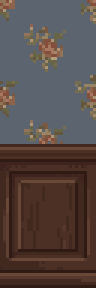
#> input picture tools/art-src/shop-room/wall-panel.png, 32 x 96 px (shown 3 times larger)
$ python -i import_wall.py   (imports and definitions only)
#> lines starting #> are read from the running program, lines starting #| are printed output that depends on the picture
#> further down, picture is the input picture: PIL image 32x96 RGBA; mean R, G, B, A 85.5, 73.1, 70.4, 255
# -*- coding: utf-8 -*-
"""
把 PixelLab 出的「正面平視牆面」修成可以斜切上牆的貼圖。

    D:/python/python.exe tools/import_wall.py <來源png> [選項]

PixelLab 的 **Objects** 一次出 16 張（4x4 grid、正方形），所以流程是兩步：

    1. D:/python/python.exe tools/import_wall.py <sheet.png> --sheet
       → 切格、編號，輸出 tools/art-guide/wall-cells.png 給你挑
    2. D:/python/python.exe tools/import_wall.py <sheet.png> --cell 1,2
       → 拿那一格做成 wall-panel.png

選項：
    --sheet          只切格編號、輸出挑選用的接觸表（不產出 wall-panel）
    --cell r,c       從 4x4 grid 挑一格
    --crop x,y,w,h   先裁一塊（來源有多餘的畫面時用）
    --seam mirror    左右接縫處理：mirror（預設）＝再接一張左右翻轉的，接縫必定完美
    --seam blend[:N] 把左邊 N px 交叉淡入右邊（預設 N=8）＝不會有對稱感，但花紋要夠雜
    --seam none      原圖直接用（只有本來就無縫才選這個）
    --shade s        整體亮度相乘（例如 0.9 壓暗）

輸出：
    tools/art-src/shop-room/wall-panel.png    高度固定 WALL_H2，gen_shop_room.py 會自動撿去用
    tools/art-guide/wall-preview.png          鋪 4 次的接縫檢查圖（看左右接得起來沒）

⚠️ 牆是斜的但**來源要畫正面平視的**，斜切由 gen_shop_room.paste_wall() 做
   （等距斜率剛好 2:1 ＝ 逐欄整數位移，乾淨的像素階梯；用 affine 變形會插值糊掉）。
⚠️ 高度會被 NEAREST 縮到 WALL_H2。畫的時候直接照 WALL_H2 最保險，
   不然非整數倍縮放會讓像素大小不均勻。
"""
import os, sys
# [2 lines not run here, left out]
import numpy as np
from PIL import Image

ROOT = os.path.dirname(os.path.dirname(os.path.abspath(__file__)))
OUT = os.path.join(ROOT, 'tools', 'art-src', 'shop-room')
GUIDE = os.path.join(ROOT, 'tools', 'art-guide')

WALL_H = 96          # ⚠️ 必須跟 gen_shop_room.py 的 WALL_H2 一致


# [25 lines left out: function parse_args, not called in this run]


def grid_geometry(im, n=4):
    """
    推算 4x4 grid 的格子大小與間隔。PixelLab 的圖有時每格中間夾 1px 縫、有時沒有。
    回傳 (cell_w, cell_h, gap)。
    """
#> called with n = 4
    for gap in (1, 0, 2):
        if (im.width - (n - 1) * gap) % n == 0 and (im.height - (n - 1) * gap) % n == 0:
            return ((im.width - (n - 1) * gap) // n,
                    (im.height - (n - 1) * gap) // n, gap)
    return im.width // n, im.height // n, 0


def cut_cell(im, r, c, n=4):
    cw, ch, gap = grid_geometry(im, n)
    x, y = c * (cw + gap), r * (ch + gap)
    return im.crop((x, y, x + cw, y + ch))


def trim_alpha(im):
    """
    去掉四周的透明邊。
    ⚠️ Objects 出的是「物件」＝主體浮在透明背景中間，直接拿去平鋪會有透明縫。
    """
    a = np.array(im)
    if a.shape[2] < 4 or (a[:, :, 3] > 8).all():
        return im
    solid = a[:, :, 3] > 8
    if not solid.any():
        return im
    ys, xs = np.where(solid)
    return im.crop((int(xs.min()), int(ys.min()), int(xs.max()) + 1, int(ys.max()) + 1))


def contact_sheet(im, n=4, zoom=3):
    """把 16 格切開、編號，讓使用者挑哪一格當牆。"""
    from PIL import ImageDraw, ImageFont
    cw, ch, gap = grid_geometry(im, n)
#> cw = 8; ch = 24; gap = 0
    f = ImageFont.load_default()
    pad, lbl = 10, 12
    W = n * (cw * zoom + pad) + pad
#> W = 146
    H = n * (ch * zoom + pad + lbl) + pad
#> H = 386
    out = Image.new('RGB', (W, H), (18, 18, 22))
    d = ImageDraw.Draw(out)
    for r in range(n):
        for c in range(n):
            cell = trim_alpha(cut_cell(im, r, c, n))
            big = cell.resize((cell.width * zoom, cell.height * zoom), Image.NEAREST)
            x = pad + c * (cw * zoom + pad)
            y = pad + r * (ch * zoom + pad + lbl)
            out.paste(Image.new('RGB', (cw * zoom, ch * zoom), (44, 44, 50)), (x, y))
            out.paste(big, (x, y), big)
            d.rectangle([x, y, x + cw * zoom - 1, y + ch * zoom - 1], outline=(90, 90, 100))
            d.text((x, y + ch * zoom + 1), '%d,%d  %dx%d' % (r, c, cell.width, cell.height),
                   fill=(232, 224, 208), font=f)
#> this loop made 4 passes
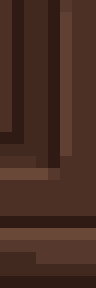
#> big: PIL image 24x72 RGBA (shown 4 times larger); mean R, G, B, A 71.2, 45, 34.6, 255
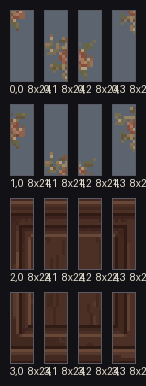
#> out: PIL image 146x386 RGB; mean R, G, B 56.3, 50.7, 51.6
    return out


# [118 lines left out: functions fit_height, seam_mirror, seam_blend, tile_preview, main, not called in this run]


# [2 lines not run here, left out]

>>> from PIL import Image
>>> picture = Image.open('art-src/shop-room/wall-panel.png')
>>> result = contact_sheet(picture)
